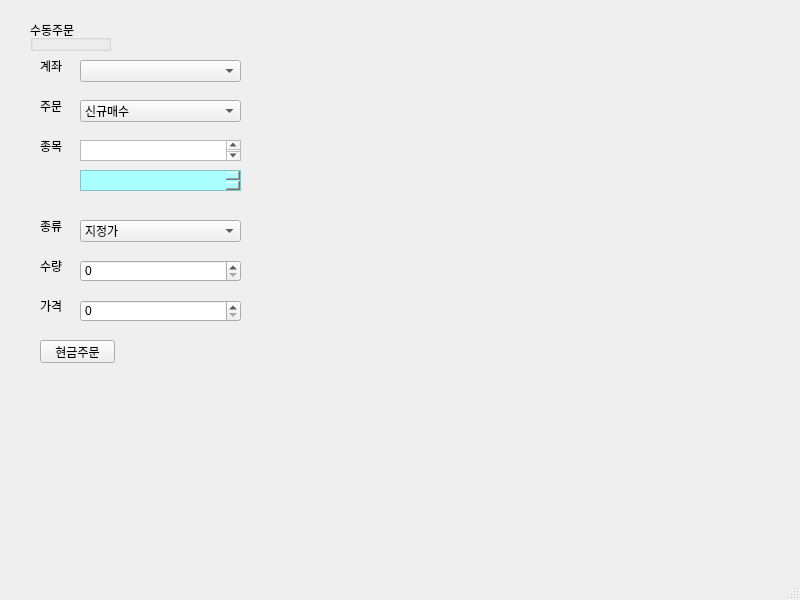
<?xml version="1.0" encoding="UTF-8"?>
<ui version="4.0">
 <class>MainWindow</class>
 <widget class="QMainWindow" name="MainWindow">
  <property name="geometry">
   <rect>
    <x>0</x>
    <y>0</y>
    <width>800</width>
    <height>600</height>
   </rect>
  </property>
  <property name="windowTitle">
   <string>PyTrader</string>
  </property>
  <property name="windowIcon">
   <iconset>
    <normaloff>Trading_project/stock.png</normaloff>Trading_project/stock.png</iconset>
  </property>
  <widget class="QWidget" name="centralwidget">
   <widget class="QGroupBox" name="groupBox">
    <property name="geometry">
     <rect>
      <x>30</x>
      <y>20</y>
      <width>81</width>
      <height>31</height>
     </rect>
    </property>
    <property name="title">
     <string>수동주문</string>
    </property>
   </widget>
   <widget class="QLabel" name="label">
    <property name="geometry">
     <rect>
      <x>40</x>
      <y>60</y>
      <width>56</width>
      <height>12</height>
     </rect>
    </property>
    <property name="text">
     <string>계좌</string>
    </property>
   </widget>
   <widget class="QLabel" name="label_2">
    <property name="geometry">
     <rect>
      <x>40</x>
      <y>100</y>
      <width>56</width>
      <height>12</height>
     </rect>
    </property>
    <property name="text">
     <string>주문</string>
    </property>
   </widget>
   <widget class="QLabel" name="label_3">
    <property name="geometry">
     <rect>
      <x>40</x>
      <y>140</y>
      <width>56</width>
      <height>12</height>
     </rect>
    </property>
    <property name="text">
     <string>종목</string>
    </property>
   </widget>
   <widget class="QLabel" name="label_4">
    <property name="geometry">
     <rect>
      <x>40</x>
      <y>220</y>
      <width>56</width>
      <height>12</height>
     </rect>
    </property>
    <property name="text">
     <string>종류</string>
    </property>
   </widget>
   <widget class="QLabel" name="label_5">
    <property name="geometry">
     <rect>
      <x>40</x>
      <y>260</y>
      <width>56</width>
      <height>12</height>
     </rect>
    </property>
    <property name="text">
     <string>수량</string>
    </property>
   </widget>
   <widget class="QLabel" name="label_6">
    <property name="geometry">
     <rect>
      <x>40</x>
      <y>300</y>
      <width>56</width>
      <height>12</height>
     </rect>
    </property>
    <property name="text">
     <string>가격</string>
    </property>
   </widget>
   <widget class="QComboBox" name="comboBox">
    <property name="geometry">
     <rect>
      <x>80</x>
      <y>60</y>
      <width>161</width>
      <height>22</height>
     </rect>
    </property>
   </widget>
   <widget class="QComboBox" name="comboBox_2">
    <property name="geometry">
     <rect>
      <x>80</x>
      <y>100</y>
      <width>161</width>
      <height>22</height>
     </rect>
    </property>
    <item>
     <property name="text">
      <string>신규매수</string>
     </property>
    </item>
    <item>
     <property name="text">
      <string>신규매도</string>
     </property>
    </item>
    <item>
     <property name="text">
      <string>매수취소</string>
     </property>
    </item>
    <item>
     <property name="text">
      <string>매도취소</string>
     </property>
    </item>
   </widget>
   <widget class="QComboBox" name="comboBox_3">
    <property name="geometry">
     <rect>
      <x>80</x>
      <y>220</y>
      <width>161</width>
      <height>22</height>
     </rect>
    </property>
    <item>
     <property name="text">
      <string>지정가</string>
     </property>
    </item>
    <item>
     <property name="text">
      <string>시장가</string>
     </property>
    </item>
   </widget>
   <widget class="QTextEdit" name="textEdit">
    <property name="geometry">
     <rect>
      <x>80</x>
      <y>140</y>
      <width>161</width>
      <height>21</height>
     </rect>
    </property>
   </widget>
   <widget class="QTextEdit" name="textEdit_2">
    <property name="geometry">
     <rect>
      <x>80</x>
      <y>170</y>
      <width>161</width>
      <height>21</height>
     </rect>
    </property>
    <property name="styleSheet">
     <string notr="true">background-color:rgb(170, 255, 255);</string>
    </property>
   </widget>
   <widget class="QSpinBox" name="spinBox">
    <property name="geometry">
     <rect>
      <x>80</x>
      <y>260</y>
      <width>161</width>
      <height>22</height>
     </rect>
    </property>
    <property name="maximum">
     <number>30</number>
    </property>
   </widget>
   <widget class="QSpinBox" name="spinBox_2">
    <property name="geometry">
     <rect>
      <x>80</x>
      <y>300</y>
      <width>161</width>
      <height>22</height>
     </rect>
    </property>
    <property name="maximum">
     <number>1000000</number>
    </property>
    <property name="singleStep">
     <number>50</number>
    </property>
   </widget>
   <widget class="QPushButton" name="pushButton">
    <property name="geometry">
     <rect>
      <x>40</x>
      <y>340</y>
      <width>75</width>
      <height>23</height>
     </rect>
    </property>
    <property name="text">
     <string>현금주문</string>
    </property>
   </widget>
  </widget>
  <widget class="QMenuBar" name="menubar">
   <property name="geometry">
    <rect>
     <x>0</x>
     <y>0</y>
     <width>800</width>
     <height>21</height>
    </rect>
   </property>
  </widget>
  <widget class="QStatusBar" name="statusbar"/>
 </widget>
 <resources/>
 <connections/>
</ui>
